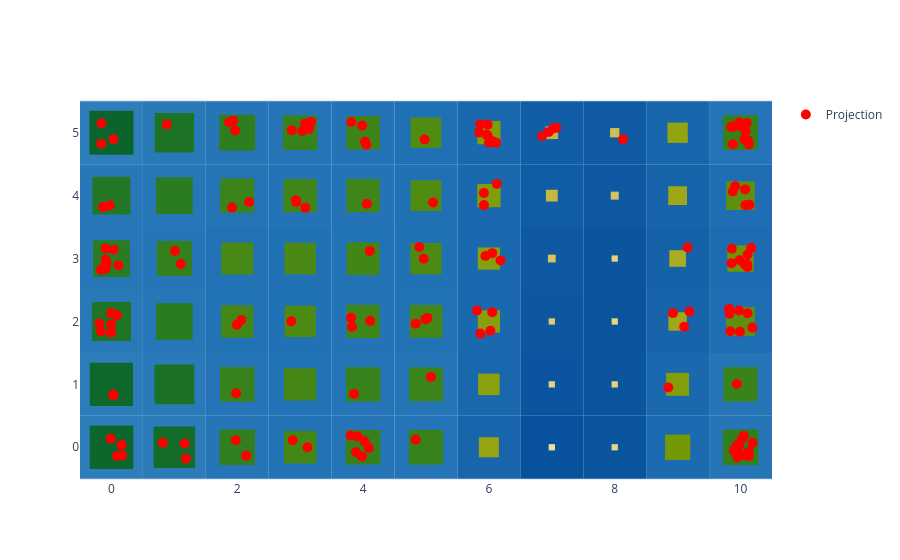

The notebook cell this image was saved under:
### Code cell
basin.pond() \
    .pad_layer() \
    .attraction_layer(X_scaled) \
    .visualize();

### Figure 1 — Plotly figure (JSON) as saved in the notebook; plotly's stock layout.template omitted (floating-point values rounded to 4 significant figures; data arrays with more than 128 entries replaced by an {"elided": "..."} marker saying what was removed)
{"data": [{"marker": {"color": "red", "size": 10, "symbol": "circle"}, "mode": "markers", "name": "Projection", "x": {"elided": "150 float values"}, "y": {"elided": "150 float values"}, "type": "scatter"}], "layout": {"shapes": [{"fillcolor": "rgb(46, 126, 188)", "layer": "between", "line": {"width": 0}, "type": "rect", "x0": -0.5, "x1": 0.5, "xref": "x", "y0": -0.5, "y1": 0.5, "yref": "y"}, {"fillcolor": "rgb(44, 124, 186)", "layer": "between", "line": {"width": 0}, "type": "rect", "x0": 0.5, "x1": 1.5, "xref": "x", "y0": -0.5, "y1": 0.5, "yref": "y"}, {"fillcolor": "rgb(37, 117, 183)", "layer": "between", "line": {"width": 0}, "type": "rect", "x0": 1.5, "x1": 2.5, "xref": "x", "y0": -0.5, "y1": 0.5, "yref": "y"}, {"fillcolor": "rgb(34, 114, 182)", "layer": "between", "line": {"width": 0}, "type": "rect", "x0": 2.5, "x1": 3.5, "xref": "x", "y0": -0.5, "y1": 0.5, "yref": "y"}, {"fillcolor": "rgb(36, 116, 183)", "layer": "between", "line": {"width": 0}, "type": "rect", "x0": 3.5, "x1": 4.5, "xref": "x", "y0": -0.5, "y1": 0.5, "yref": "y"}, {"fillcolor": "rgb(36, 116, 183)", "layer": "between", "line": {"width": 0}, "type": "rect", "x0": 4.5, "x1": 5.5, "xref": "x", "y0": -0.5, "y1": 0.5, "yref": "y"}, {"fillcolor": "rgb(24, 101, 172)", "layer": "between", "line": {"width": 0}, "type": "rect", "x0": 5.5, "x1": 6.5, "xref": "x", "y0": -0.5, "y1": 0.5, "yref": "y"}, {"fillcolor": "rgb(8, 81, 156)", "layer": "between", "line": {"width": 0}, "type": "rect", "x0": 6.5, "x1": 7.5, "xref": "x", "y0": -0.5, "y1": 0.5, "yref": "y"}, {"fillcolor": "rgb(10, 84, 158)", "layer": "between", "line": {"width": 0}, "type": "rect", "x0": 7.5, "x1": 8.5, "xref": "x", "y0": -0.5, "y1": 0.5, "yref": "y"}, {"fillcolor": "rgb(28, 107, 176)", "layer": "between", "line": {"width": 0}, "type": "rect", "x0": 8.5, "x1": 9.5, "xref": "x", "y0": -0.5, "y1": 0.5, "yref": "y"}, {"fillcolor": "rgb(37, 117, 183)", "layer": "between", "line": {"width": 0}, "type": "rect", "x0": 9.5, "x1": 10.5, "xref": "x", "y0": -0.5, "y1": 0.5, "yref": "y"}, {"fillcolor": "rgb(45, 125, 187)", "layer": "between", "line": {"width": 0}, "type": "rect", "x0": -0.5, "x1": 0.5, "xref": "x", "y0": 0.5, "y1": 1.5, "yref": "y"}, {"fillcolor": "rgb(42, 122, 186)", "layer": "between", "line": {"width": 0}, "type": "rect", "x0": 0.5, "x1": 1.5, "xref": "x", "y0": 0.5, "y1": 1.5, "yref": "y"}, {"fillcolor": "rgb(36, 116, 183)", "layer": "between", "line": {"width": 0}, "type": "rect", "x0": 1.5, "x1": 2.5, "xref": "x", "y0": 0.5, "y1": 1.5, "yref": "y"}, {"fillcolor": "rgb(34, 114, 182)", "layer": "between", "line": {"width": 0}, "type": "rect", "x0": 2.5, "x1": 3.5, "xref": "x", "y0": 0.5, "y1": 1.5, "yref": "y"}, {"fillcolor": "rgb(36, 116, 183)", "layer": "between", "line": {"width": 0}, "type": "rect", "x0": 3.5, "x1": 4.5, "xref": "x", "y0": 0.5, "y1": 1.5, "yref": "y"}, {"fillcolor": "rgb(36, 116, 182)", "layer": "between", "line": {"width": 0}, "type": "rect", "x0": 4.5, "x1": 5.5, "xref": "x", "y0": 0.5, "y1": 1.5, "yref": "y"}, {"fillcolor": "rgb(25, 103, 173)", "layer": "between", "line": {"width": 0}, "type": "rect", "x0": 5.5, "x1": 6.5, "xref": "x", "y0": 0.5, "y1": 1.5, "yref": "y"}, {"fillcolor": "rgb(11, 84, 159)", "layer": "between", "line": {"width": 0}, "type": "rect", "x0": 6.5, "x1": 7.5, "xref": "x", "y0": 0.5, "y1": 1.5, "yref": "y"}, {"fillcolor": "rgb(11, 85, 159)", "layer": "between", "line": {"width": 0}, "type": "rect", "x0": 7.5, "x1": 8.5, "xref": "x", "y0": 0.5, "y1": 1.5, "yref": "y"}, {"fillcolor": "rgb(26, 104, 174)", "layer": "between", "line": {"width": 0}, "type": "rect", "x0": 8.5, "x1": 9.5, "xref": "x", "y0": 0.5, "y1": 1.5, "yref": "y"}, {"fillcolor": "rgb(36, 116, 182)", "layer": "between", "line": {"width": 0}, "type": "rect", "x0": 9.5, "x1": 10.5, "xref": "x", "y0": 0.5, "y1": 1.5, "yref": "y"}, {"fillcolor": "rgb(41, 121, 185)", "layer": "between", "line": {"width": 0}, "type": "rect", "x0": -0.5, "x1": 0.5, "xref": "x", "y0": 1.5, "y1": 2.5, "yref": "y"}, {"fillcolor": "rgb(38, 118, 184)", "layer": "between", "line": {"width": 0}, "type": "rect", "x0": 0.5, "x1": 1.5, "xref": "x", "y0": 1.5, "y1": 2.5, "yref": "y"}, {"fillcolor": "rgb(34, 114, 182)", "layer": "between", "line": {"width": 0}, "type": "rect", "x0": 1.5, "x1": 2.5, "xref": "x", "y0": 1.5, "y1": 2.5, "yref": "y"}, {"fillcolor": "rgb(33, 113, 181)", "layer": "between", "line": {"width": 0}, "type": "rect", "x0": 2.5, "x1": 3.5, "xref": "x", "y0": 1.5, "y1": 2.5, "yref": "y"}, {"fillcolor": "rgb(35, 115, 182)", "layer": "between", "line": {"width": 0}, "type": "rect", "x0": 3.5, "x1": 4.5, "xref": "x", "y0": 1.5, "y1": 2.5, "yref": "y"}, {"fillcolor": "rgb(34, 114, 182)", "layer": "between", "line": {"width": 0}, "type": "rect", "x0": 4.5, "x1": 5.5, "xref": "x", "y0": 1.5, "y1": 2.5, "yref": "y"}, {"fillcolor": "rgb(26, 104, 174)", "layer": "between", "line": {"width": 0}, "type": "rect", "x0": 5.5, "x1": 6.5, "xref": "x", "y0": 1.5, "y1": 2.5, "yref": "y"}, {"fillcolor": "rgb(12, 87, 160)", "layer": "between", "line": {"width": 0}, "type": "rect", "x0": 6.5, "x1": 7.5, "xref": "x", "y0": 1.5, "y1": 2.5, "yref": "y"}, {"fillcolor": "rgb(10, 84, 158)", "layer": "between", "line": {"width": 0}, "type": "rect", "x0": 7.5, "x1": 8.5, "xref": "x", "y0": 1.5, "y1": 2.5, "yref": "y"}, {"fillcolor": "rgb(23, 100, 171)", "layer": "between", "line": {"width": 0}, "type": "rect", "x0": 8.5, "x1": 9.5, "xref": "x", "y0": 1.5, "y1": 2.5, "yref": "y"}, {"fillcolor": "rgb(31, 110, 179)", "layer": "between", "line": {"width": 0}, "type": "rect", "x0": 9.5, "x1": 10.5, "xref": "x", "y0": 1.5, "y1": 2.5, "yref": "y"}, {"fillcolor": "rgb(39, 119, 184)", "layer": "between", "line": {"width": 0}, "type": "rect", "x0": -0.5, "x1": 0.5, "xref": "x", "y0": 2.5, "y1": 3.5, "yref": "y"}, {"fillcolor": "rgb(37, 117, 183)", "layer": "between", "line": {"width": 0}, "type": "rect", "x0": 0.5, "x1": 1.5, "xref": "x", "y0": 2.5, "y1": 3.5, "yref": "y"}, {"fillcolor": "rgb(34, 114, 181)", "layer": "between", "line": {"width": 0}, "type": "rect", "x0": 1.5, "x1": 2.5, "xref": "x", "y0": 2.5, "y1": 3.5, "yref": "y"}, {"fillcolor": "rgb(33, 113, 181)", "layer": "between", "line": {"width": 0}, "type": "rect", "x0": 2.5, "x1": 3.5, "xref": "x", "y0": 2.5, "y1": 3.5, "yref": "y"}, {"fillcolor": "rgb(34, 114, 182)", "layer": "between", "line": {"width": 0}, "type": "rect", "x0": 3.5, "x1": 4.5, "xref": "x", "y0": 2.5, "y1": 3.5, "yref": "y"}, {"fillcolor": "rgb(33, 113, 181)", "layer": "between", "line": {"width": 0}, "type": "rect", "x0": 4.5, "x1": 5.5, "xref": "x", "y0": 2.5, "y1": 3.5, "yref": "y"}, {"fillcolor": "rgb(26, 104, 174)", "layer": "between", "line": {"width": 0}, "type": "rect", "x0": 5.5, "x1": 6.5, "xref": "x", "y0": 2.5, "y1": 3.5, "yref": "y"}, {"fillcolor": "rgb(14, 89, 162)", "layer": "between", "line": {"width": 0}, "type": "rect", "x0": 6.5, "x1": 7.5, "xref": "x", "y0": 2.5, "y1": 3.5, "yref": "y"}, {"fillcolor": "rgb(11, 85, 159)", "layer": "between", "line": {"width": 0}, "type": "rect", "x0": 7.5, "x1": 8.5, "xref": "x", "y0": 2.5, "y1": 3.5, "yref": "y"}, {"fillcolor": "rgb(21, 98, 169)", "layer": "between", "line": {"width": 0}, "type": "rect", "x0": 8.5, "x1": 9.5, "xref": "x", "y0": 2.5, "y1": 3.5, "yref": "y"}, {"fillcolor": "rgb(29, 108, 177)", "layer": "between", "line": {"width": 0}, "type": "rect", "x0": 9.5, "x1": 10.5, "xref": "x", "y0": 2.5, "y1": 3.5, "yref": "y"}, {"fillcolor": "rgb(40, 120, 185)", "layer": "between", "line": {"width": 0}, "type": "rect", "x0": -0.5, "x1": 0.5, "xref": "x", "y0": 3.5, "y1": 4.5, "yref": "y"}, {"fillcolor": "rgb(38, 118, 184)", "layer": "between", "line": {"width": 0}, "type": "rect", "x0": 0.5, "x1": 1.5, "xref": "x", "y0": 3.5, "y1": 4.5, "yref": "y"}, {"fillcolor": "rgb(36, 116, 182)", "layer": "between", "line": {"width": 0}, "type": "rect", "x0": 1.5, "x1": 2.5, "xref": "x", "y0": 3.5, "y1": 4.5, "yref": "y"}, {"fillcolor": "rgb(35, 115, 182)", "layer": "between", "line": {"width": 0}, "type": "rect", "x0": 2.5, "x1": 3.5, "xref": "x", "y0": 3.5, "y1": 4.5, "yref": "y"}, {"fillcolor": "rgb(35, 115, 182)", "layer": "between", "line": {"width": 0}, "type": "rect", "x0": 3.5, "x1": 4.5, "xref": "x", "y0": 3.5, "y1": 4.5, "yref": "y"}, {"fillcolor": "rgb(32, 112, 180)", "layer": "between", "line": {"width": 0}, "type": "rect", "x0": 4.5, "x1": 5.5, "xref": "x", "y0": 3.5, "y1": 4.5, "yref": "y"}, {"fillcolor": "rgb(26, 105, 174)", "layer": "between", "line": {"width": 0}, "type": "rect", "x0": 5.5, "x1": 6.5, "xref": "x", "y0": 3.5, "y1": 4.5, "yref": "y"}, {"fillcolor": "rgb(17, 93, 165)", "layer": "between", "line": {"width": 0}, "type": "rect", "x0": 6.5, "x1": 7.5, "xref": "x", "y0": 3.5, "y1": 4.5, "yref": "y"}, {"fillcolor": "rgb(14, 89, 162)", "layer": "between", "line": {"width": 0}, "type": "rect", "x0": 7.5, "x1": 8.5, "xref": "x", "y0": 3.5, "y1": 4.5, "yref": "y"}, {"fillcolor": "rgb(23, 100, 171)", "layer": "between", "line": {"width": 0}, "type": "rect", "x0": 8.5, "x1": 9.5, "xref": "x", "y0": 3.5, "y1": 4.5, "yref": "y"}, {"fillcolor": "rgb(31, 110, 179)", "layer": "between", "line": {"width": 0}, "type": "rect", "x0": 9.5, "x1": 10.5, "xref": "x", "y0": 3.5, "y1": 4.5, "yref": "y"}, {"fillcolor": "rgb(46, 126, 188)", "layer": "between", "line": {"width": 0}, "type": "rect", "x0": -0.5, "x1": 0.5, "xref": "x", "y0": 4.5, "y1": 5.5, "yref": "y"}, {"fillcolor": "rgb(41, 121, 185)", "layer": "between", "line": {"width": 0}, "type": "rect", "x0": 0.5, "x1": 1.5, "xref": "x", "y0": 4.5, "y1": 5.5, "yref": "y"}, {"fillcolor": "rgb(38, 118, 183)", "layer": "between", "line": {"width": 0}, "type": "rect", "x0": 1.5, "x1": 2.5, "xref": "x", "y0": 4.5, "y1": 5.5, "yref": "y"}, {"fillcolor": "rgb(36, 116, 183)", "layer": "between", "line": {"width": 0}, "type": "rect", "x0": 2.5, "x1": 3.5, "xref": "x", "y0": 4.5, "y1": 5.5, "yref": "y"}, {"fillcolor": "rgb(35, 115, 182)", "layer": "between", "line": {"width": 0}, "type": "rect", "x0": 3.5, "x1": 4.5, "xref": "x", "y0": 4.5, "y1": 5.5, "yref": "y"}, {"fillcolor": "rgb(32, 112, 180)", "layer": "between", "line": {"width": 0}, "type": "rect", "x0": 4.5, "x1": 5.5, "xref": "x", "y0": 4.5, "y1": 5.5, "yref": "y"}, {"fillcolor": "rgb(26, 105, 174)", "layer": "between", "line": {"width": 0}, "type": "rect", "x0": 5.5, "x1": 6.5, "xref": "x", "y0": 4.5, "y1": 5.5, "yref": "y"}, {"fillcolor": "rgb(18, 94, 166)", "layer": "between", "line": {"width": 0}, "type": "rect", "x0": 6.5, "x1": 7.5, "xref": "x", "y0": 4.5, "y1": 5.5, "yref": "y"}, {"fillcolor": "rgb(15, 90, 163)", "layer": "between", "line": {"width": 0}, "type": "rect", "x0": 7.5, "x1": 8.5, "xref": "x", "y0": 4.5, "y1": 5.5, "yref": "y"}, {"fillcolor": "rgb(24, 102, 172)", "layer": "between", "line": {"width": 0}, "type": "rect", "x0": 8.5, "x1": 9.5, "xref": "x", "y0": 4.5, "y1": 5.5, "yref": "y"}, {"fillcolor": "rgb(36, 116, 183)", "layer": "between", "line": {"width": 0}, "type": "rect", "x0": 9.5, "x1": 10.5, "xref": "x", "y0": 4.5, "y1": 5.5, "yref": "y"}, {"fillcolor": "rgb(13, 102, 43)", "layer": "between", "line": {"width": 0}, "type": "rect", "x0": -0.3462, "x1": 0.3462, "xref": "x", "y0": -0.3462, "y1": 0.3462, "yref": "y"}, {"fillcolor": "rgb(20, 108, 41)", "layer": "between", "line": {"width": 0}, "type": "rect", "x0": 0.6692, "x1": 1.331, "xref": "x", "y0": -0.3308, "y1": 0.3308, "yref": "y"}, {"fillcolor": "rgb(49, 127, 30)", "layer": "between", "line": {"width": 0}, "type": "rect", "x0": 1.717, "x1": 2.283, "xref": "x", "y0": -0.2826, "y1": 0.2826, "yref": "y"}, {"fillcolor": "rgb(67, 135, 23)", "layer": "between", "line": {"width": 0}, "type": "rect", "x0": 2.74, "x1": 3.26, "xref": "x", "y0": -0.2596, "y1": 0.2596, "yref": "y"}, {"fillcolor": "rgb(55, 129, 28)", "layer": "between", "line": {"width": 0}, "type": "rect", "x0": 3.724, "x1": 4.276, "xref": "x", "y0": -0.2756, "y1": 0.2756, "yref": "y"}, {"fillcolor": "rgb(56, 130, 28)", "layer": "between", "line": {"width": 0}, "type": "rect", "x0": 4.726, "x1": 5.274, "xref": "x", "y0": -0.2739, "y1": 0.2739, "yref": "y"}, {"fillcolor": "rgb(150, 164, 18)", "layer": "between", "line": {"width": 0}, "type": "rect", "x0": 5.841, "x1": 6.159, "xref": "x", "y0": -0.1591, "y1": 0.1591, "yref": "y"}, {"fillcolor": "rgb(239, 225, 156)", "layer": "between", "line": {"width": 0}, "type": "rect", "x0": 6.95, "x1": 7.05, "xref": "x", "y0": -0.05, "y1": 0.05, "yref": "y"}, {"fillcolor": "rgb(230, 213, 132)", "layer": "between", "line": {"width": 0}, "type": "rect", "x0": 7.95, "x1": 8.05, "xref": "x", "y0": -0.05, "y1": 0.05, "yref": "y"}, {"fillcolor": "rgb(116, 153, 5)", "layer": "between", "line": {"width": 0}, "type": "rect", "x0": 8.8, "x1": 9.2, "xref": "x", "y0": -0.2003, "y1": 0.2003, "yref": "y"}, {"fillcolor": "rgb(50, 127, 30)", "layer": "between", "line": {"width": 0}, "type": "rect", "x0": 9.719, "x1": 10.28, "xref": "x", "y0": -0.2815, "y1": 0.2815, "yref": "y"}, {"fillcolor": "rgb(14, 103, 43)", "layer": "between", "line": {"width": 0}, "type": "rect", "x0": -0.3428, "x1": 0.3428, "xref": "x", "y0": 0.6572, "y1": 1.343, "yref": "y"}, {"fillcolor": "rgb(27, 114, 39)", "layer": "between", "line": {"width": 0}, "type": "rect", "x0": 0.6828, "x1": 1.317, "xref": "x", "y0": 0.6828, "y1": 1.317, "yref": "y"}, {"fillcolor": "rgb(55, 130, 28)", "layer": "between", "line": {"width": 0}, "type": "rect", "x0": 1.725, "x1": 2.275, "xref": "x", "y0": 0.7251, "y1": 1.275, "yref": "y"}, {"fillcolor": "rgb(69, 135, 23)", "layer": "between", "line": {"width": 0}, "type": "rect", "x0": 2.742, "x1": 3.258, "xref": "x", "y0": 0.7422, "y1": 1.258, "yref": "y"}, {"fillcolor": "rgb(56, 130, 27)", "layer": "between", "line": {"width": 0}, "type": "rect", "x0": 3.727, "x1": 4.273, "xref": "x", "y0": 0.7268, "y1": 1.273, "yref": "y"}, {"fillcolor": "rgb(60, 132, 26)", "layer": "between", "line": {"width": 0}, "type": "rect", "x0": 4.731, "x1": 5.269, "xref": "x", "y0": 0.731, "y1": 1.269, "yref": "y"}, {"fillcolor": "rgb(140, 161, 14)", "layer": "between", "line": {"width": 0}, "type": "rect", "x0": 5.829, "x1": 6.171, "xref": "x", "y0": 0.8291, "y1": 1.171, "yref": "y"}, {"fillcolor": "rgb(229, 212, 129)", "layer": "between", "line": {"width": 0}, "type": "rect", "x0": 6.95, "x1": 7.05, "xref": "x", "y0": 0.95, "y1": 1.05, "yref": "y"}, {"fillcolor": "rgb(228, 210, 125)", "layer": "between", "line": {"width": 0}, "type": "rect", "x0": 7.95, "x1": 8.05, "xref": "x", "y0": 0.95, "y1": 1.05, "yref": "y"}, {"fillcolor": "rgb(131, 158, 11)", "layer": "between", "line": {"width": 0}, "type": "rect", "x0": 8.818, "x1": 9.182, "xref": "x", "y0": 0.8178, "y1": 1.182, "yref": "y"}, {"fillcolor": "rgb(58, 131, 27)", "layer": "between", "line": {"width": 0}, "type": "rect", "x0": 9.729, "x1": 10.27, "xref": "x", "y0": 0.7293, "y1": 1.271, "yref": "y"}, {"fillcolor": "rgb(30, 117, 38)", "layer": "between", "line": {"width": 0}, "type": "rect", "x0": -0.3102, "x1": 0.3102, "xref": "x", "y0": 1.69, "y1": 2.31, "yref": "y"}, {"fillcolor": "rgb(42, 124, 33)", "layer": "between", "line": {"width": 0}, "type": "rect", "x0": 0.7091, "x1": 1.291, "xref": "x", "y0": 1.709, "y1": 2.291, "yref": "y"}, {"fillcolor": "rgb(69, 135, 22)", "layer": "between", "line": {"width": 0}, "type": "rect", "x0": 1.743, "x1": 2.257, "xref": "x", "y0": 1.743, "y1": 2.257, "yref": "y"}, {"fillcolor": "rgb(76, 138, 20)", "layer": "between", "line": {"width": 0}, "type": "rect", "x0": 2.752, "x1": 3.248, "xref": "x", "y0": 1.752, "y1": 2.248, "yref": "y"}, {"fillcolor": "rgb(64, 133, 25)", "layer": "between", "line": {"width": 0}, "type": "rect", "x0": 3.736, "x1": 4.264, "xref": "x", "y0": 1.736, "y1": 2.264, "yref": "y"}, {"fillcolor": "rgb(67, 135, 23)", "layer": "between", "line": {"width": 0}, "type": "rect", "x0": 4.74, "x1": 5.26, "xref": "x", "y0": 1.74, "y1": 2.26, "yref": "y"}, {"fillcolor": "rgb(135, 159, 12)", "layer": "between", "line": {"width": 0}, "type": "rect", "x0": 5.823, "x1": 6.177, "xref": "x", "y0": 1.823, "y1": 2.177, "yref": "y"}, {"fillcolor": "rgb(223, 204, 112)", "layer": "between", "line": {"width": 0}, "type": "rect", "x0": 6.95, "x1": 7.05, "xref": "x", "y0": 1.95, "y1": 2.05, "yref": "y"}, {"fillcolor": "rgb(231, 214, 134)", "layer": "between", "line": {"width": 0}, "type": "rect", "x0": 7.95, "x1": 8.05, "xref": "x", "y0": 1.95, "y1": 2.05, "yref": "y"}, {"fillcolor": "rgb(160, 168, 24)", "layer": "between", "line": {"width": 0}, "type": "rect", "x0": 8.854, "x1": 9.146, "xref": "x", "y0": 1.854, "y1": 2.146, "yref": "y"}, {"fillcolor": "rgb(92, 144, 14)", "layer": "between", "line": {"width": 0}, "type": "rect", "x0": 9.771, "x1": 10.23, "xref": "x", "y0": 1.771, "y1": 2.229, "yref": "y"}, {"fillcolor": "rgb(41, 124, 33)", "layer": "between", "line": {"width": 0}, "type": "rect", "x0": -0.2919, "x1": 0.2919, "xref": "x", "y0": 2.708, "y1": 3.292, "yref": "y"}, {"fillcolor": "rgb(52, 128, 29)", "layer": "between", "line": {"width": 0}, "type": "rect", "x0": 0.7213, "x1": 1.279, "xref": "x", "y0": 2.721, "y1": 3.279, "yref": "y"}, {"fillcolor": "rgb(71, 136, 22)", "layer": "between", "line": {"width": 0}, "type": "rect", "x0": 1.745, "x1": 2.255, "xref": "x", "y0": 2.745, "y1": 3.255, "yref": "y"}, {"fillcolor": "rgb(74, 137, 21)", "layer": "between", "line": {"width": 0}, "type": "rect", "x0": 2.748, "x1": 3.252, "xref": "x", "y0": 2.748, "y1": 3.252, "yref": "y"}, {"fillcolor": "rgb(66, 134, 23)", "layer": "between", "line": {"width": 0}, "type": "rect", "x0": 3.739, "x1": 4.261, "xref": "x", "y0": 2.739, "y1": 3.261, "yref": "y"}, {"fillcolor": "rgb(76, 138, 20)", "layer": "between", "line": {"width": 0}, "type": "rect", "x0": 4.752, "x1": 5.248, "xref": "x", "y0": 2.752, "y1": 3.248, "yref": "y"}, {"fillcolor": "rgb(135, 160, 13)", "layer": "between", "line": {"width": 0}, "type": "rect", "x0": 5.824, "x1": 6.176, "xref": "x", "y0": 2.824, "y1": 3.176, "yref": "y"}, {"fillcolor": "rgb(215, 196, 95)", "layer": "between", "line": {"width": 0}, "type": "rect", "x0": 6.938, "x1": 7.062, "xref": "x", "y0": 2.938, "y1": 3.062, "yref": "y"}, {"fillcolor": "rgb(228, 211, 126)", "layer": "between", "line": {"width": 0}, "type": "rect", "x0": 7.95, "x1": 8.05, "xref": "x", "y0": 2.95, "y1": 3.05, "yref": "y"}, {"fillcolor": "rgb(170, 172, 35)", "layer": "between", "line": {"width": 0}, "type": "rect", "x0": 8.868, "x1": 9.132, "xref": "x", "y0": 2.868, "y1": 3.132, "yref": "y"}, {"fillcolor": "rgb(108, 150, 8)", "layer": "between", "line": {"width": 0}, "type": "rect", "x0": 9.79, "x1": 10.21, "xref": "x", "y0": 2.79, "y1": 3.21, "yref": "y"}, {"fillcolor": "rgb(34, 120, 36)", "layer": "between", "line": {"width": 0}, "type": "rect", "x0": -0.3018, "x1": 0.3018, "xref": "x", "y0": 3.698, "y1": 4.302, "yref": "y"}, {"fillcolor": "rgb(43, 124, 33)", "layer": "between", "line": {"width": 0}, "type": "rect", "x0": 0.7096, "x1": 1.29, "xref": "x", "y0": 3.71, "y1": 4.29, "yref": "y"}, {"fillcolor": "rgb(59, 131, 27)", "layer": "between", "line": {"width": 0}, "type": "rect", "x0": 1.729, "x1": 2.271, "xref": "x", "y0": 3.729, "y1": 4.271, "yref": "y"}, {"fillcolor": "rgb(63, 133, 25)", "layer": "between", "line": {"width": 0}, "type": "rect", "x0": 2.735, "x1": 3.265, "xref": "x", "y0": 3.735, "y1": 4.265, "yref": "y"}, {"fillcolor": "rgb(64, 133, 24)", "layer": "between", "line": {"width": 0}, "type": "rect", "x0": 3.736, "x1": 4.264, "xref": "x", "y0": 3.736, "y1": 4.264, "yref": "y"}, {"fillcolor": "rgb(80, 140, 18)", "layer": "between", "line": {"width": 0}, "type": "rect", "x0": 4.756, "x1": 5.244, "xref": "x", "y0": 3.756, "y1": 4.244, "yref": "y"}, {"fillcolor": "rgb(129, 157, 10)", "layer": "between", "line": {"width": 0}, "type": "rect", "x0": 5.815, "x1": 6.185, "xref": "x", "y0": 3.815, "y1": 4.185, "yref": "y"}, {"fillcolor": "rgb(197, 184, 65)", "layer": "between", "line": {"width": 0}, "type": "rect", "x0": 6.906, "x1": 7.094, "xref": "x", "y0": 3.906, "y1": 4.094, "yref": "y"}, {"fillcolor": "rgb(214, 196, 94)", "layer": "between", "line": {"width": 0}, "type": "rect", "x0": 7.937, "x1": 8.063, "xref": "x", "y0": 3.937, "y1": 4.063, "yref": "y"}, {"fillcolor": "rgb(158, 167, 22)", "layer": "between", "line": {"width": 0}, "type": "rect", "x0": 8.851, "x1": 9.149, "xref": "x", "y0": 3.851, "y1": 4.149, "yref": "y"}, {"fillcolor": "rgb(93, 144, 14)", "layer": "between", "line": {"width": 0}, "type": "rect", "x0": 9.772, "x1": 10.23, "xref": "x", "y0": 3.772, "y1": 4.228, "yref": "y"}, {"fillcolor": "rgb(11, 100, 44)", "layer": "between", "line": {"width": 0}, "type": "rect", "x0": -0.35, "x1": 0.35, "xref": "x", "y0": 4.65, "y1": 5.35, "yref": "y"}, {"fillcolor": "rgb(29, 116, 38)", "layer": "between", "line": {"width": 0}, "type": "rect", "x0": 0.6872, "x1": 1.313, "xref": "x", "y0": 4.687, "y1": 5.313, "yref": "y"}, {"fillcolor": "rgb(46, 126, 31)", "layer": "between", "line": {"width": 0}, "type": "rect", "x0": 1.714, "x1": 2.286, "xref": "x", "y0": 4.714, "y1": 5.286, "yref": "y"}, {"fillcolor": "rgb(56, 130, 28)", "layer": "between", "line": {"width": 0}, "type": "rect", "x0": 2.726, "x1": 3.274, "xref": "x", "y0": 4.726, "y1": 5.274, "yref": "y"}, {"fillcolor": "rgb(62, 132, 25)", "layer": "between", "line": {"width": 0}, "type": "rect", "x0": 3.734, "x1": 4.266, "xref": "x", "y0": 4.734, "y1": 5.266, "yref": "y"}, {"fillcolor": "rgb(81, 140, 18)", "layer": "between", "line": {"width": 0}, "type": "rect", "x0": 4.758, "x1": 5.242, "xref": "x", "y0": 4.758, "y1": 5.242, "yref": "y"}, {"fillcolor": "rgb(129, 157, 10)", "layer": "between", "line": {"width": 0}, "type": "rect", "x0": 5.816, "x1": 6.184, "xref": "x", "y0": 4.816, "y1": 5.184, "yref": "y"}, {"fillcolor": "rgb(194, 182, 59)", "layer": "between", "line": {"width": 0}, "type": "rect", "x0": 6.899, "x1": 7.101, "xref": "x", "y0": 4.899, "y1": 5.101, "yref": "y"}, {"fillcolor": "rgb(208, 192, 84)", "layer": "between", "line": {"width": 0}, "type": "rect", "x0": 7.926, "x1": 8.074, "xref": "x", "y0": 4.926, "y1": 5.074, "yref": "y"}, {"fillcolor": "rgb(147, 164, 17)", "layer": "between", "line": {"width": 0}, "type": "rect", "x0": 8.838, "x1": 9.162, "xref": "x", "y0": 4.838, "y1": 5.162, "yref": "y"}, {"fillcolor": "rgb(54, 129, 28)", "layer": "between", "line": {"width": 0}, "type": "rect", "x0": 9.724, "x1": 10.28, "xref": "x", "y0": 4.724, "y1": 5.276, "yref": "y"}], "xaxis": {"range": [-0.5, 10.5], "scaleanchor": "y", "constrain": "domain", "zeroline": false, "showgrid": false}, "yaxis": {"range": [-0.5, 5.5], "zeroline": false, "showgrid": false}, "autosize": true, "showlegend": true}}
